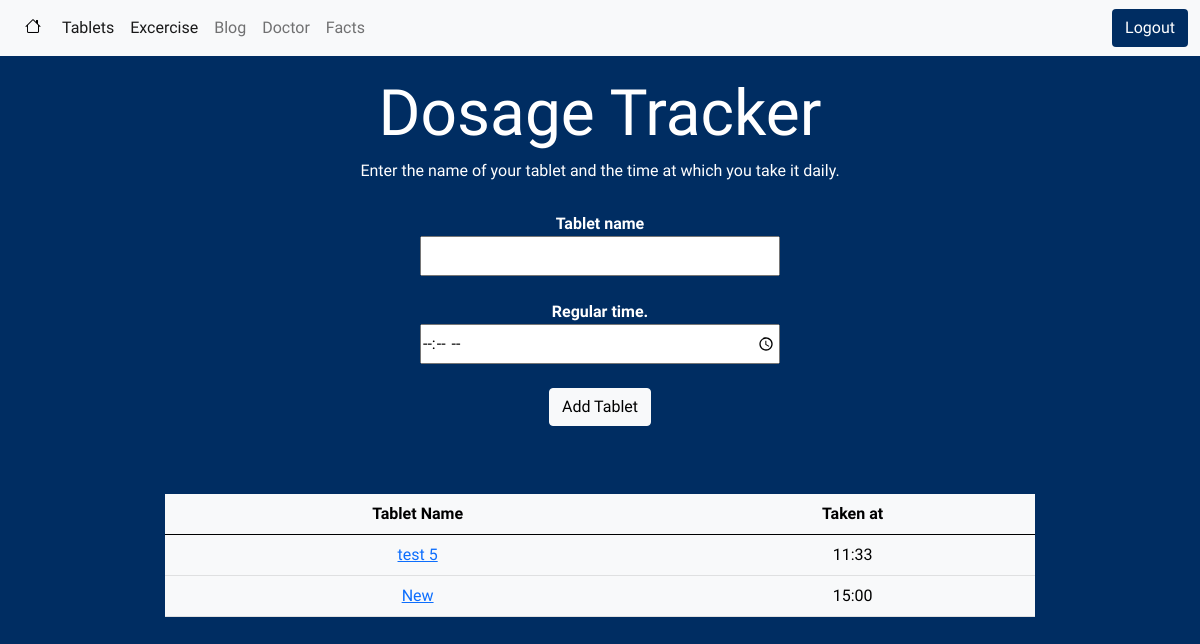
Page /tablets (signed in) on the committed database.
### health_help/models.py (models this page shows, shortened)
class Tablet(models.Model):
    username = models.ForeignKey(User , on_delete=PROTECT)
    tablet_name = models.CharField(max_length=250);
    time_taken = models.CharField(max_length=250);
    doseage = models.CharField(max_length=250 , blank=True);
    reason = models.CharField(max_length=350 , blank=True)
    doctor = models.CharField(max_length=350 , blank=True)

### health_help/views.py (the view)
# urls.py: path('tablets' , views.tablets , name="tablets"),
@login_required
def tablets(request):
    if request.method == 'POST':
        tab_name = request.POST['tab_name']
        time_taken = request.POST['time_taken']
        tabs = Tablet(username = request.user , tablet_name  = tab_name , time_taken = time_taken)
        tabs.save()
        return HttpResponseRedirect(reverse("tablets"))
    else:
        user_tablets = Tablet.objects.filter(username = request.user).all()
        return render(request , "health_help/tablets.html" , {
            'tabs': user_tablets
        })

### health_help/templates/health_help/tablets.html (shortened to what this page needs)
{% extends 'health_help/layout.html' %}
{% load static %}
{% block body %}
<h1 class="text-center display-3">Dosage Tracker</h1>
<h6 class="text-center mx-auto">Enter the name of your tablet and the time at which you take it daily.</h6>
<br>
<div class="text-center mx-auto  fw-bold">
<form action="{% url 'tablets' %}" method="post" id="tab-form">
    <label for="tab-name" class="text-start">Tablet name</label>
    <br>
    <input type="text" name="tab_name" id="tab-name" class="tab-inp" required >
    <br>
    <br>
    <label for="time-taken" class="text-start">Regular time.</label>
    <br>
    <input type="time" name="time_taken" id="time-taken" class="tab-inp" required>
    <br>
    <br>
    <input type="submit" value="Add Tablet" class="btn btn-light">
</form>
</div>
<br>
  <br>
<table class="table table-light mx-auto text-center" style="margin:20px;width:75%">
    <thead>
      <tr class="table-light">
        <th scope="col">Tablet Name</th>
        <th scope="col">Taken at</th>
      </tr>
    </thead>
    <tbody>
          {% for tab in tabs %}
          <tr class="table-light">
            <td><a href="{% url 'view_tab' tab.tablet_name %}">{{tab.tablet_name}}</a></td>
            <td>{{tab.time_taken}}</td>
       </tr>
          {% endfor %}
    </tbody>
  </table>
{% endblock %}

### health_help/static/health_help/main.css (style rules this page uses)
body { font-family: 'Mulish', sans-serif; background-color: #002D62; color:white; }
.tab-inp { min-width:30vw; width:auto; height:5vh; }

### rows in the picture
Tablet: tablet_name "test 5", time_taken "11:33"
Tablet: tablet_name "New", time_taken "15:00"
